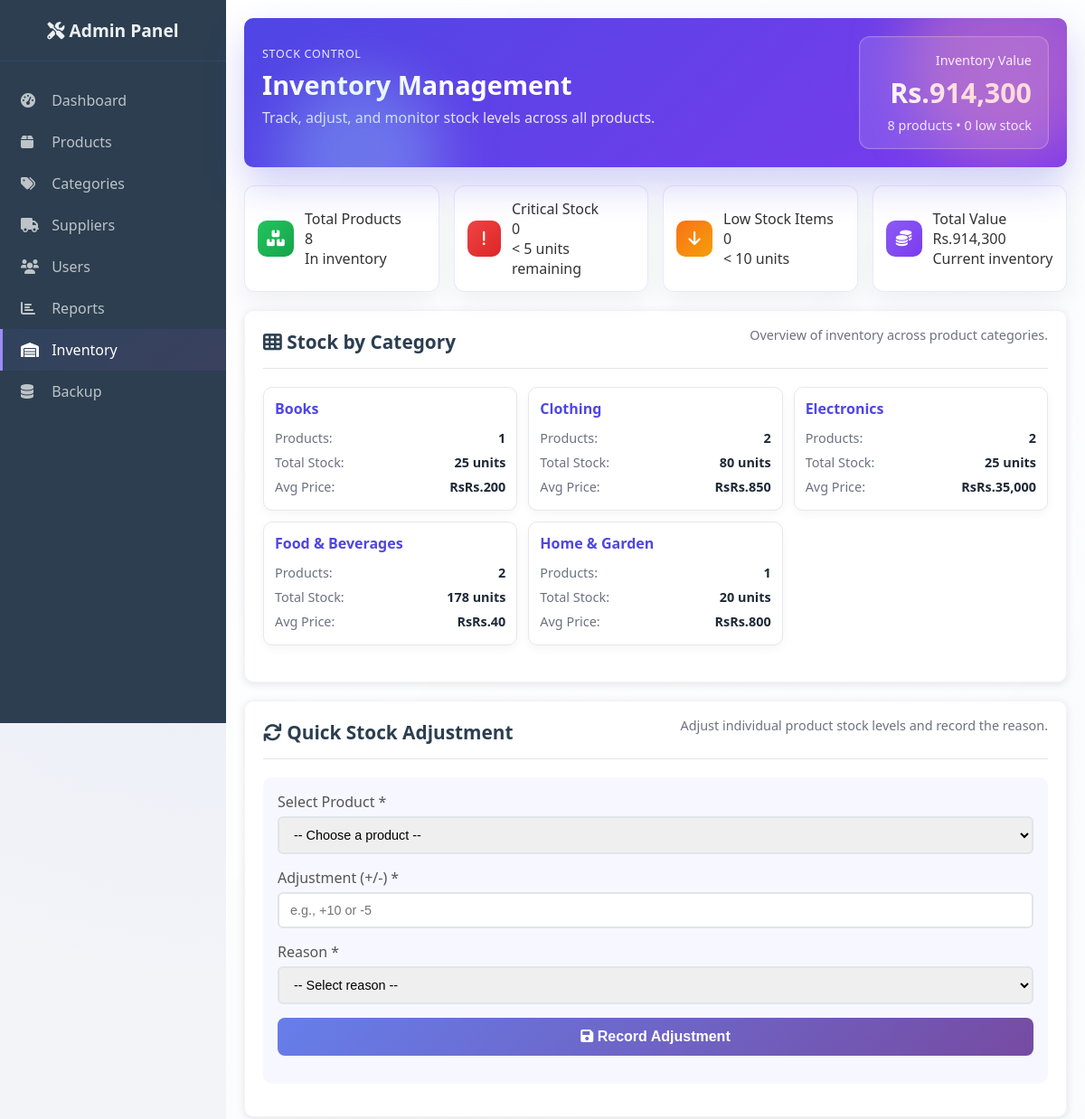
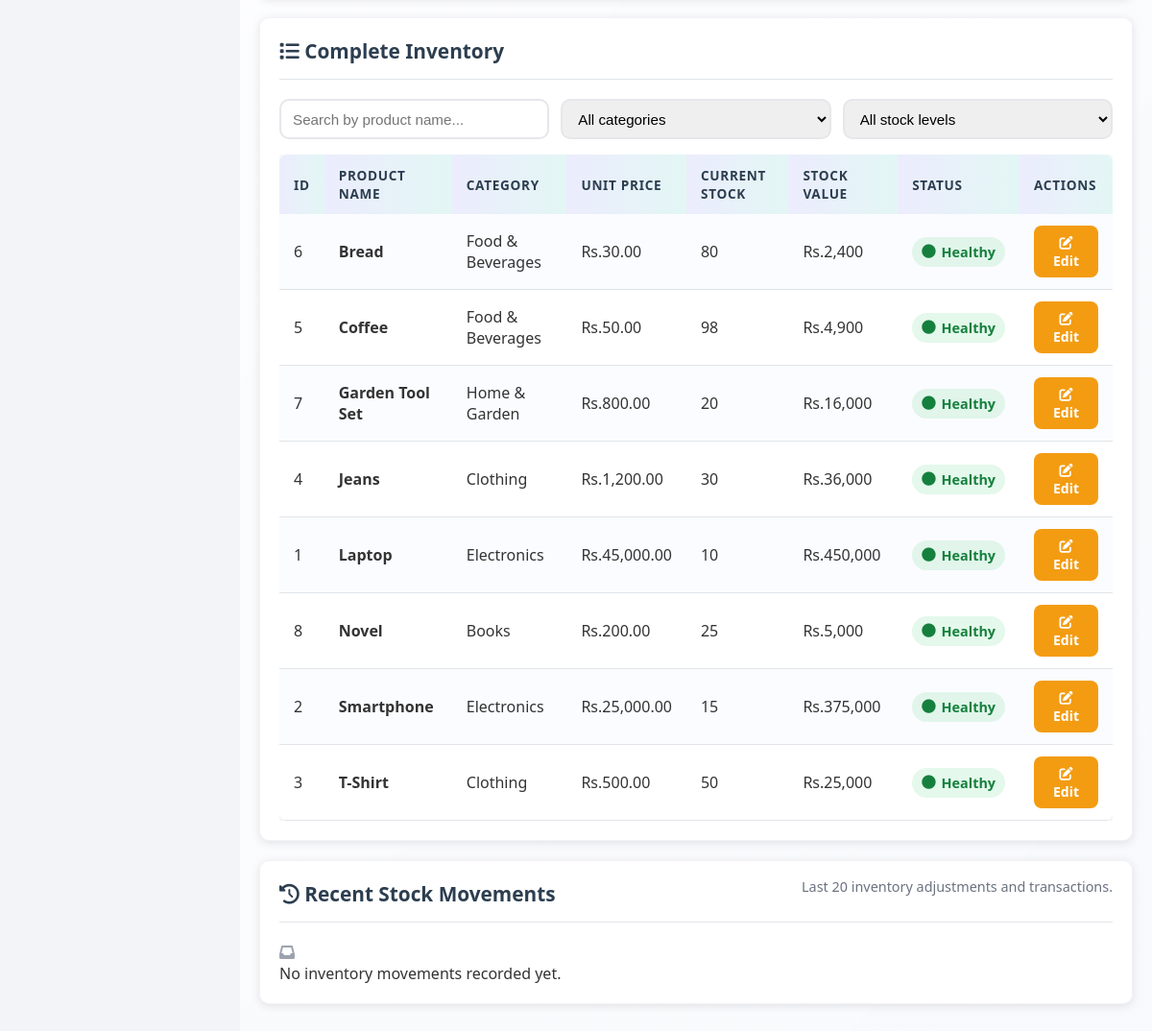
The page /admin/inventory.php (signed in) on the database its author committed (2 pictures, top to bottom).
### tables this page shows
CREATE TABLE `products` (
  `id` int(11) NOT NULL AUTO_INCREMENT,
  `name` varchar(200) NOT NULL,
  `category_id` int(11) DEFAULT NULL,
  `price` decimal(10,2) NOT NULL,
  `stock` int(11) NOT NULL DEFAULT 0,
  `created_at` timestamp NOT NULL DEFAULT current_timestamp(),
  PRIMARY KEY (`id`),
  KEY `category_id` (`category_id`),
  CONSTRAINT `products_ibfk_1` FOREIGN KEY (`category_id`) REFERENCES `categories` (`id`) ON DELETE SET NULL
);

CREATE TABLE `categories` (
  `id` int(11) NOT NULL AUTO_INCREMENT,
  `name` varchar(100) NOT NULL,
  `description` text DEFAULT NULL,
  `created_at` timestamp NOT NULL DEFAULT current_timestamp(),
  PRIMARY KEY (`id`)
);

### admin/inventory.php (the view, shortened to what this page needs)
<?php
require_once '../config/database.php';
$stmt = $pdo->query("
    SELECT p.*, c.name as category_name
    FROM products p
    LEFT JOIN categories c ON p.category_id = c.id
    ORDER BY p.name
");
$products = $stmt->fetchAll();
$totalProducts = count($products);
$lowStockCount = 0;
$criticalStockCount = 0;
$totalValue = 0;
foreach ($products as $p) {
    $stock = (int)$p['stock'];
    $totalValue += (float)($p['price'] * $stock);
}
$movementsStmt = $pdo->query("
    SELECT im.*, p.name as product_name, u.username as admin_name
    FROM inventory_movements im
    LEFT JOIN products p ON im.product_id = p.id
    LEFT JOIN users u ON im.created_by = u.id
    ORDER BY im.created_at DESC
    LIMIT 20
");
$movements = $movementsStmt->fetchAll();
$categoryStmt = $pdo->query("
    SELECT c.name as category_name, COUNT(p.id) as product_count,
           SUM(CAST(p.stock AS UNSIGNED)) as total_stock,
           AVG(CAST(p.price AS DECIMAL)) as avg_price
    FROM products p
    LEFT JOIN categories c ON p.category_id = c.id
    GROUP BY p.category_id, c.name
    ORDER BY c.name
");
$stockByCategory = $categoryStmt->fetchAll();
?>
<!DOCTYPE html>
<html lang="en">
<head>
    <link rel="stylesheet" href="../assets/css/style.css">
    <link href="https://cdnjs.cloudflare.com/ajax/libs/font-awesome/6.0.0/css/all.min.css" rel="stylesheet">
</head>
<body class="admin-dashboard">
    <div class="dashboard-container">
        <div class="sidebar">
            <div class="sidebar-header">
                <h2><i class="fas fa-tools"></i> Admin Panel</h2>
            </div>
            <nav class="sidebar-nav">
                <a href="dashboard.php" class="nav-item">
                    <i class="fas fa-tachometer-alt"></i> Dashboard
                </a>
                <a href="products.php" class="nav-item">
                    <i class="fas fa-box"></i> Products
                </a>
                <a href="categories.php" class="nav-item">
                    <i class="fas fa-tags"></i> Categories
                </a>
                <a href="suppliers.php" class="nav-item">
                    <i class="fas fa-truck"></i> Suppliers
                </a>
                <a href="users.php" class="nav-item">
                    <i class="fas fa-users"></i> Users
                </a>
                <a href="reports.php" class="nav-item">
                    <i class="fas fa-chart-bar"></i> Reports
                </a>
                <a href="inventory.php" class="nav-item active">
                    <i class="fas fa-warehouse"></i> Inventory
                </a>
                <a href="backup.php" class="nav-item">
                    <i class="fas fa-database"></i> Backup
                </a>
            </nav>
        </div>
        <div class="main-content">
            <div class="header hero-header">
                <div>
                    <p class="eyebrow">Stock Control</p>
                    <h1>Inventory Management</h1>
                    <p class="subhead">Track, adjust, and monitor stock levels across all products.</p>
                </div>
                <div class="hero-metric">
                    <div class="metric-label">Inventory Value</div>
                    <div class="metric-value">Rs.<?php echo number_format($totalValue, 0); ?></div>
                    <div class="metric-sub"><?php echo $totalProducts; ?> products • <?php echo $lowStockCount; ?> low stock</div>
                </div>
            </div>
            <div class="stat-grid">
                <div class="mini-stat">
                    <span class="mini-icon stock"><i class="fas fa-boxes"></i></span>
                    <div>
                        <div class="summary-label">Total Products</div>
                        <div class="summary-value"><?php echo number_format($totalProducts); ?></div>
                        <span class="subline">In inventory</span>
                    </div>
                </div>
                <div class="mini-stat">
                    <span class="mini-icon critical"><i class="fas fa-exclamation"></i></span>
                    <div>
                        <div class="summary-label">Critical Stock</div>
                        <div class="summary-value"><?php echo $criticalStockCount; ?></div>
                        <span class="subline">&lt; 5 units remaining</span>
                    </div>
                </div>
                <div class="mini-stat">
                    <span class="mini-icon low"><i class="fas fa-arrow-down"></i></span>
                    <div>
                        <div class="summary-label">Low Stock Items</div>
                        <div class="summary-value"><?php echo $lowStockCount; ?></div>
                        <span class="subline">&lt; 10 units</span>
                    </div>
                </div>
                <div class="mini-stat">
                    <span class="mini-icon value"><i class="fas fa-coins"></i></span>
                    <div>
                        <div class="summary-label">Total Value</div>
                        <div class="summary-value">Rs.<?php echo number_format($totalValue, 0); ?></div>
                        <span class="subline">Current inventory</span>
                    </div>
                </div>
            </div>
            <div class="card">
                <div class="card-header">
                    <h3><i class="fas fa-th"></i> Stock by Category</h3>
                    <p class="helper">Overview of inventory across product categories.</p>
                </div>
                <div class="category-summary">
                    <?php foreach ($stockByCategory as $cat): ?>
                    <div class="category-card">
                        <div class="category-card-header">
                            <?php echo htmlspecialchars($cat['category_name'] ?? 'Uncategorized'); ?>
                        </div>
                        <div class="category-stat">
                            <span>Products:</span>
                            <strong><?php echo $cat['product_count']; ?></strong>
                        </div>
                        <div class="category-stat">
                            <span>Total Stock:</span>
                            <strong><?php echo number_format($cat['total_stock'] ?? 0); ?> units</strong>
                        </div>
                        <div class="category-stat">
                            <span>Avg Price:</span>
                            <strong>RsRs.<?php echo number_format($cat['avg_price'] ?? 0, 0); ?></strong>
                        </div>
                    </div>
                    <?php endforeach; ?>
                </div>
            </div>
            <div class="card">
                <div class="card-header">
                    <h3><i class="fas fa-sync"></i> Quick Stock Adjustment</h3>
                    <p class="helper">Adjust individual product stock levels and record the reason.</p>
                </div>
                <form method="POST" class="adjustment-row">
                    <div class="form-group">
                        <label for="product_id">Select Product *</label>
                        <select id="product_id" name="product_id" required>
                            <option value="">-- Choose a product --</option>
                        </select>
                    </div>
                    <div class="form-group">
                        <label for="adjustment">Adjustment (+/-) *</label>
                        <input type="number" id="adjustment" name="adjustment" required placeholder="e.g., +10 or -5">
                    </div>
                    <div class="form-group">
                        <label for="reason">Reason *</label>
                        <select id="reason" name="reason" required>
                            <option value="">-- Select reason --</option>
                        </select>
                    </div>
                    <div class="form-group">
                        <button type="submit" class="btn btn-primary">
                            <i class="fas fa-save"></i> Record Adjustment
                        </button>
                    </div>
                </form>
            </div>
            <div class="card">
                <div class="card-header">
                    <h3><i class="fas fa-list"></i> Complete Inventory</h3>
                </div>
                <div class="filters-row">
                    <input type="text" id="productSearch" placeholder="Search by product name...">
                    <select id="categoryFilter">
                        <option value="">All categories</option>
                    </select>
                    <select id="stockFilter">
                        <option value="">All stock levels</option>
                    </select>
                </div>
                <div class="table-container">
                    <table class="table modern interactive-table" id="inventoryTable">
                        <thead>
                            <tr>
                                <th>ID</th>
                                <th>Product Name</th>
                                <th>Category</th>
                                <th>Unit Price</th>
                                <th>Current Stock</th>
                                <th>Stock Value</th>
                                <th>Status</th>
                                <th>Actions</th>
                            </tr>
                        </thead>
                        <tbody>
                            <?php foreach ($products as $product): ?>
                            <?php
                                $stock = (int)$product['stock'];
                                $stock_value = $stock * (float)$product['price'];
                                if ($stock === 0) {
                                    $stockClass = 'critical';
                                    $stockLabel = 'Out of Stock';
                                } elseif ($stock < 5) {
                                    $stockClass = 'critical';
                                    $stockLabel = 'Critical';
                                } elseif ($stock < 10) {
                                    $stockClass = 'warning';
                                    $stockLabel = 'Low';
                                } else {
                                    $stockClass = 'success';
                                    $stockLabel = 'Healthy';
                                }
                            ?>
                            <tr data-name="<?php echo strtolower($product['name']); ?>"
                                data-category="<?php echo strtolower($product['category_name'] ?? 'uncategorized'); ?>"
                                data-stock="<?php echo $stock; ?>">
                                <td><?php echo $product['id']; ?></td>
                                <td><strong><?php echo htmlspecialchars($product['name']); ?></strong></td>
                                <td><?php echo htmlspecialchars($product['category_name'] ?? 'Uncategorized'); ?></td>
                                <td>Rs.<?php echo number_format($product['price'], 2); ?></td>
                                <td><?php echo $stock; ?></td>
                                <td>Rs.<?php echo number_format($stock_value, 0); ?></td>
                                <td>
                                    <span class="badge-soft <?php echo $stockClass; ?>">
                                        <i class="fas fa-circle"></i> <?php echo $stockLabel; ?>
                                    </span>
                                </td>
                                <td>
                                    <div class="btn-group">
                                        <a href="products.php?edit=<?php echo $product['id']; ?>"
                                           class="btn btn-warning btn-sm" title="Edit product details">
                                            <i class="fas fa-edit"></i> Edit
                                        </a>
                                    </div>
                                </td>
                            </tr>
                            <?php endforeach; ?>
                        </tbody>
                    </table>
                </div>
            </div>
            <div class="card">
                <div class="card-header">
                    <h3><i class="fas fa-history"></i> Recent Stock Movements</h3>
                    <p class="helper">Last 20 inventory adjustments and transactions.</p>
                </div>
                <?php if (count($movements) > 0): ?>
                    <div class="table-container">
                        <table class="table modern">
                            <thead>
                                <tr>
                                    <th>Date & Time</th>
                                    <th>Product</th>
                                    <th>Reason</th>
                                    <th>Adjustment</th>
                                    <th>Before</th>
                                    <th>After</th>
                                    <th>Admin</th>
                                </tr>
                            </thead>
                            <tbody>
                                <?php foreach ($movements as $move): ?>
                                <tr>
                                    <td><?php echo date('M d, Y H:i', strtotime($move['created_at'])); ?></td>
                                    <td>
                                        <strong><?php echo htmlspecialchars($move['product_name'] ?? 'Unknown'); ?></strong>
                                    </td>
                                    <td><?php echo htmlspecialchars($move['reason'] ?? '—'); ?></td>
                                    <td>
                                        <span class="badge-soft <?php echo $move['adjustment'] > 0 ? 'success' : 'warning'; ?>">
                                            <?php echo $move['adjustment'] > 0 ? '+' : ''; ?><?php echo $move['adjustment']; ?>
                                        </span>
                                    </td>
                                    <td><?php echo $move['old_stock']; ?></td>
                                    <td><?php echo $move['new_stock']; ?></td>
                                    <td><?php echo htmlspecialchars($move['admin_name'] ?? 'System'); ?></td>
                                </tr>
                                <?php endforeach; ?>
                            </tbody>
                        </table>
                    </div>
                <?php else: ?>
                    <div class="empty-state">
                        <i class="fas fa-inbox" style="color:#9ca3af;"></i>
                        <p>No inventory movements recorded yet.</p>
                    </div>
                <?php endif; ?>
            </div>
        </div>
    </div>
</body>
</html>

### rows shown on the page
products: id "6", name "Bread", category.name "Food & Beverages", price "30.00", stock "80", stock_value "2,400", stock "Healthy"
products: id "5", name "Coffee", category.name "Food & Beverages", price "50.00", stock "98", stock_value "4,900", stock "Healthy"
products: id "7", name "Garden Tool Set", category.name "Home & Garden", price "800.00", stock "20", stock_value "16,000", stock "Healthy"
products: id "4", name "Jeans", category.name "Clothing", price "1,200.00", stock "30", stock_value "36,000", stock "Healthy"
products: id "1", name "Laptop", category.name "Electronics", price "45,000.00", stock "10", stock_value "450,000", stock "Healthy"
products: id "8", name "Novel", category.name "Books", price "200.00", stock "25", stock_value "5,000", stock "Healthy"
products: id "2", name "Smartphone", category.name "Electronics", price "25,000.00", stock "15", stock_value "375,000", stock "Healthy"
products: id "3", name "T-Shirt", category.name "Clothing", price "500.00", stock "50", stock_value "25,000", stock "Healthy"

### other values the page prints
$totalValue "914,300"
$totalProducts "8"
$lowStockCount "0"
$criticalStockCount "0"
$cat['category_name'] "Books"
$cat['product_count'] "1"
$cat['total_stock'] "25"
$cat['avg_price'] "200"
$cat['category_name'] "Clothing"
$cat['product_count'] "2"
$cat['total_stock'] "80"
$cat['avg_price'] "850"
$cat['category_name'] "Electronics"
$cat['avg_price'] "35,000"
$cat['category_name'] "Food & Beverages"
